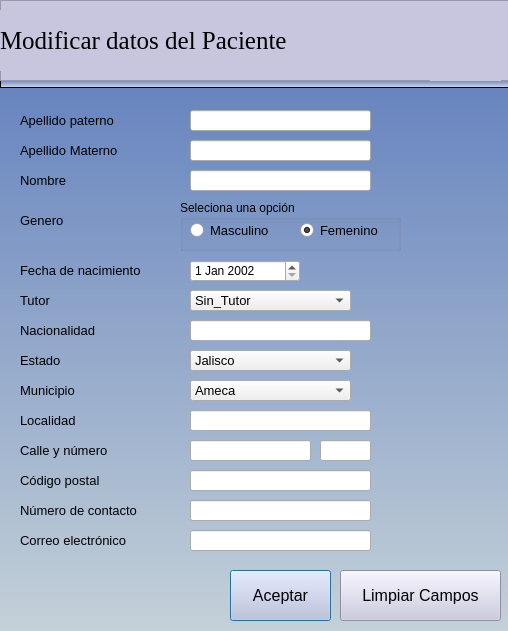
<?xml version="1.0" encoding="UTF-8"?>
<ui version="4.0">
 <class>EditarPaciente</class>
 <widget class="QDialog" name="EditarPaciente">
  <property name="geometry">
   <rect>
    <x>0</x>
    <y>0</y>
    <width>508</width>
    <height>631</height>
   </rect>
  </property>
  <property name="windowTitle">
   <string>Editar Terapeuta</string>
  </property>
  <property name="windowIcon">
   <iconset>
    <normaloff>:/images/terapeuta.png</normaloff>:/images/terapeuta.png</iconset>
  </property>
  <widget class="QLineEdit" name="leLocalidad">
   <property name="geometry">
    <rect>
     <x>190</x>
     <y>410</y>
     <width>181</width>
     <height>21</height>
    </rect>
   </property>
   <property name="font">
    <font>
     <pointsize>10</pointsize>
    </font>
   </property>
   <property name="maxLength">
    <number>28</number>
   </property>
  </widget>
  <widget class="QLabel" name="label_16">
   <property name="geometry">
    <rect>
     <x>20</x>
     <y>530</y>
     <width>141</width>
     <height>21</height>
    </rect>
   </property>
   <property name="font">
    <font>
     <pointsize>10</pointsize>
    </font>
   </property>
   <property name="text">
    <string>Correo electrónico</string>
   </property>
  </widget>
  <widget class="QComboBox" name="cbEstado">
   <property name="geometry">
    <rect>
     <x>190</x>
     <y>350</y>
     <width>161</width>
     <height>21</height>
    </rect>
   </property>
   <property name="font">
    <font>
     <pointsize>10</pointsize>
    </font>
   </property>
   <item>
    <property name="text">
     <string>Jalisco</string>
    </property>
   </item>
  </widget>
  <widget class="QLineEdit" name="leApeMaterno">
   <property name="geometry">
    <rect>
     <x>190</x>
     <y>140</y>
     <width>181</width>
     <height>21</height>
    </rect>
   </property>
   <property name="font">
    <font>
     <pointsize>10</pointsize>
    </font>
   </property>
   <property name="maxLength">
    <number>28</number>
   </property>
  </widget>
  <widget class="QLineEdit" name="leCalle">
   <property name="geometry">
    <rect>
     <x>190</x>
     <y>440</y>
     <width>121</width>
     <height>21</height>
    </rect>
   </property>
   <property name="font">
    <font>
     <pointsize>10</pointsize>
    </font>
   </property>
   <property name="maxLength">
    <number>30</number>
   </property>
  </widget>
  <widget class="QLabel" name="label_6">
   <property name="geometry">
    <rect>
     <x>20</x>
     <y>230</y>
     <width>131</width>
     <height>21</height>
    </rect>
   </property>
   <property name="font">
    <font>
     <pointsize>10</pointsize>
    </font>
   </property>
   <property name="text">
    <string/>
   </property>
  </widget>
  <widget class="QLabel" name="label_10">
   <property name="geometry">
    <rect>
     <x>20</x>
     <y>410</y>
     <width>121</width>
     <height>21</height>
    </rect>
   </property>
   <property name="font">
    <font>
     <pointsize>10</pointsize>
    </font>
   </property>
   <property name="text">
    <string>Localidad</string>
   </property>
  </widget>
  <widget class="QLabel" name="label_4">
   <property name="geometry">
    <rect>
     <x>20</x>
     <y>170</y>
     <width>101</width>
     <height>21</height>
    </rect>
   </property>
   <property name="font">
    <font>
     <pointsize>10</pointsize>
    </font>
   </property>
   <property name="text">
    <string>Nombre</string>
   </property>
  </widget>
  <widget class="QLineEdit" name="leNacionalidad">
   <property name="geometry">
    <rect>
     <x>190</x>
     <y>320</y>
     <width>181</width>
     <height>21</height>
    </rect>
   </property>
   <property name="font">
    <font>
     <pointsize>10</pointsize>
    </font>
   </property>
   <property name="maxLength">
    <number>28</number>
   </property>
  </widget>
  <widget class="QLabel" name="label_5">
   <property name="geometry">
    <rect>
     <x>20</x>
     <y>260</y>
     <width>161</width>
     <height>21</height>
    </rect>
   </property>
   <property name="font">
    <font>
     <pointsize>10</pointsize>
    </font>
   </property>
   <property name="text">
    <string>Fecha de nacimiento</string>
   </property>
  </widget>
  <widget class="QLineEdit" name="leCorreoElectronico">
   <property name="geometry">
    <rect>
     <x>190</x>
     <y>530</y>
     <width>181</width>
     <height>21</height>
    </rect>
   </property>
   <property name="font">
    <font>
     <pointsize>10</pointsize>
    </font>
   </property>
   <property name="text">
    <string/>
   </property>
   <property name="maxLength">
    <number>30</number>
   </property>
  </widget>
  <widget class="QLabel" name="label_13">
   <property name="geometry">
    <rect>
     <x>20</x>
     <y>470</y>
     <width>121</width>
     <height>21</height>
    </rect>
   </property>
   <property name="font">
    <font>
     <pointsize>10</pointsize>
    </font>
   </property>
   <property name="text">
    <string>Código postal</string>
   </property>
  </widget>
  <widget class="QLabel" name="label_17">
   <property name="geometry">
    <rect>
     <x>20</x>
     <y>530</y>
     <width>121</width>
     <height>21</height>
    </rect>
   </property>
   <property name="font">
    <font>
     <pointsize>10</pointsize>
    </font>
   </property>
   <property name="text">
    <string/>
   </property>
  </widget>
  <widget class="QComboBox" name="cbMunicipio">
   <property name="geometry">
    <rect>
     <x>190</x>
     <y>380</y>
     <width>161</width>
     <height>21</height>
    </rect>
   </property>
   <property name="font">
    <font>
     <pointsize>10</pointsize>
    </font>
   </property>
   <item>
    <property name="text">
     <string>Ameca</string>
    </property>
   </item>
  </widget>
  <widget class="QLabel" name="label_11">
   <property name="geometry">
    <rect>
     <x>20</x>
     <y>440</y>
     <width>121</width>
     <height>21</height>
    </rect>
   </property>
   <property name="font">
    <font>
     <pointsize>10</pointsize>
    </font>
   </property>
   <property name="text">
    <string>Calle y número</string>
   </property>
  </widget>
  <widget class="QLineEdit" name="leCodigoPostal">
   <property name="geometry">
    <rect>
     <x>190</x>
     <y>470</y>
     <width>181</width>
     <height>21</height>
    </rect>
   </property>
   <property name="font">
    <font>
     <pointsize>10</pointsize>
    </font>
   </property>
   <property name="maxLength">
    <number>5</number>
   </property>
  </widget>
  <widget class="QLabel" name="label_18">
   <property name="geometry">
    <rect>
     <x>20</x>
     <y>320</y>
     <width>121</width>
     <height>21</height>
    </rect>
   </property>
   <property name="font">
    <font>
     <pointsize>10</pointsize>
    </font>
   </property>
   <property name="text">
    <string>Nacionalidad</string>
   </property>
  </widget>
  <widget class="QLabel" name="label_9">
   <property name="geometry">
    <rect>
     <x>20</x>
     <y>350</y>
     <width>121</width>
     <height>21</height>
    </rect>
   </property>
   <property name="font">
    <font>
     <pointsize>10</pointsize>
    </font>
   </property>
   <property name="text">
    <string>Estado</string>
   </property>
  </widget>
  <widget class="QLineEdit" name="leNombre">
   <property name="geometry">
    <rect>
     <x>190</x>
     <y>170</y>
     <width>181</width>
     <height>21</height>
    </rect>
   </property>
   <property name="font">
    <font>
     <pointsize>10</pointsize>
    </font>
   </property>
   <property name="maxLength">
    <number>28</number>
   </property>
  </widget>
  <widget class="QLineEdit" name="leApePaterno">
   <property name="geometry">
    <rect>
     <x>190</x>
     <y>110</y>
     <width>181</width>
     <height>21</height>
    </rect>
   </property>
   <property name="font">
    <font>
     <pointsize>10</pointsize>
    </font>
   </property>
   <property name="maxLength">
    <number>28</number>
   </property>
  </widget>
  <widget class="QLabel" name="label_3">
   <property name="geometry">
    <rect>
     <x>20</x>
     <y>140</y>
     <width>131</width>
     <height>21</height>
    </rect>
   </property>
   <property name="font">
    <font>
     <pointsize>10</pointsize>
    </font>
   </property>
   <property name="text">
    <string>Apellido Materno</string>
   </property>
  </widget>
  <widget class="QLineEdit" name="leNumeroContacto">
   <property name="geometry">
    <rect>
     <x>190</x>
     <y>500</y>
     <width>181</width>
     <height>21</height>
    </rect>
   </property>
   <property name="font">
    <font>
     <pointsize>10</pointsize>
    </font>
   </property>
   <property name="maxLength">
    <number>10</number>
   </property>
  </widget>
  <widget class="QLabel" name="label_14">
   <property name="geometry">
    <rect>
     <x>20</x>
     <y>500</y>
     <width>151</width>
     <height>21</height>
    </rect>
   </property>
   <property name="font">
    <font>
     <pointsize>10</pointsize>
    </font>
   </property>
   <property name="text">
    <string>Número de contacto</string>
   </property>
  </widget>
  <widget class="QLabel" name="label_12">
   <property name="geometry">
    <rect>
     <x>20</x>
     <y>380</y>
     <width>121</width>
     <height>21</height>
    </rect>
   </property>
   <property name="font">
    <font>
     <pointsize>10</pointsize>
    </font>
   </property>
   <property name="text">
    <string>Municipio</string>
   </property>
  </widget>
  <widget class="QLabel" name="label_15">
   <property name="geometry">
    <rect>
     <x>20</x>
     <y>210</y>
     <width>121</width>
     <height>21</height>
    </rect>
   </property>
   <property name="font">
    <font>
     <pointsize>10</pointsize>
    </font>
   </property>
   <property name="text">
    <string>Genero</string>
   </property>
  </widget>
  <widget class="QLabel" name="label_2">
   <property name="geometry">
    <rect>
     <x>20</x>
     <y>110</y>
     <width>131</width>
     <height>21</height>
    </rect>
   </property>
   <property name="font">
    <font>
     <pointsize>10</pointsize>
    </font>
   </property>
   <property name="text">
    <string>Apellido paterno</string>
   </property>
  </widget>
  <widget class="QLineEdit" name="leNumero">
   <property name="geometry">
    <rect>
     <x>320</x>
     <y>440</y>
     <width>51</width>
     <height>21</height>
    </rect>
   </property>
   <property name="maxLength">
    <number>4</number>
   </property>
  </widget>
  <widget class="QPushButton" name="btnAceptar">
   <property name="geometry">
    <rect>
     <x>230</x>
     <y>570</y>
     <width>101</width>
     <height>51</height>
    </rect>
   </property>
   <property name="font">
    <font>
     <pointsize>12</pointsize>
    </font>
   </property>
   <property name="styleSheet">
    <string notr="true">background-color: rgb(180, 255, 199);
background-color: rgb(200, 198, 223);</string>
   </property>
   <property name="text">
    <string>Aceptar</string>
   </property>
  </widget>
  <widget class="QPushButton" name="btnCancelar">
   <property name="geometry">
    <rect>
     <x>340</x>
     <y>570</y>
     <width>161</width>
     <height>51</height>
    </rect>
   </property>
   <property name="font">
    <font>
     <pointsize>12</pointsize>
    </font>
   </property>
   <property name="styleSheet">
    <string notr="true">background-color: rgb(180, 255, 199);
background-color: rgb(200, 198, 223);</string>
   </property>
   <property name="text">
    <string>Limpiar Campos</string>
   </property>
  </widget>
  <widget class="QGroupBox" name="groupBox">
   <property name="geometry">
    <rect>
     <x>180</x>
     <y>200</y>
     <width>221</width>
     <height>51</height>
    </rect>
   </property>
   <property name="title">
    <string>Seleciona una opción</string>
   </property>
   <widget class="QRadioButton" name="rbFemenino">
    <property name="geometry">
     <rect>
      <x>120</x>
      <y>20</y>
      <width>101</width>
      <height>20</height>
     </rect>
    </property>
    <property name="font">
     <font>
      <pointsize>10</pointsize>
     </font>
    </property>
    <property name="text">
     <string>Femenino</string>
    </property>
    <property name="checked">
     <bool>true</bool>
    </property>
   </widget>
   <widget class="QRadioButton" name="rbMasculino">
    <property name="geometry">
     <rect>
      <x>10</x>
      <y>20</y>
      <width>111</width>
      <height>20</height>
     </rect>
    </property>
    <property name="font">
     <font>
      <pointsize>10</pointsize>
     </font>
    </property>
    <property name="text">
     <string>Masculino</string>
    </property>
    <property name="checked">
     <bool>false</bool>
    </property>
   </widget>
  </widget>
  <widget class="QDateEdit" name="dateEdit">
   <property name="geometry">
    <rect>
     <x>190</x>
     <y>260</y>
     <width>110</width>
     <height>22</height>
    </rect>
   </property>
   <property name="dateTime">
    <datetime>
     <hour>0</hour>
     <minute>0</minute>
     <second>0</second>
     <year>2002</year>
     <month>1</month>
     <day>1</day>
    </datetime>
   </property>
  </widget>
  <widget class="QFrame" name="frame_2">
   <property name="geometry">
    <rect>
     <x>0</x>
     <y>80</y>
     <width>521</width>
     <height>8</height>
    </rect>
   </property>
   <property name="maximumSize">
    <size>
     <width>16777215</width>
     <height>8</height>
    </size>
   </property>
   <property name="styleSheet">
    <string notr="true">background-color: qlineargradient(spread:pad, x1:0, y1:1, x2:0, y2:0, stop:0 rgba(214, 225, 229), stop:1 rgba(109, 130, 198));
</string>
   </property>
   <property name="frameShape">
    <enum>QFrame::StyledPanel</enum>
   </property>
   <property name="frameShadow">
    <enum>QFrame::Raised</enum>
   </property>
  </widget>
  <widget class="QFrame" name="frame">
   <property name="geometry">
    <rect>
     <x>0</x>
     <y>0</y>
     <width>521</width>
     <height>81</height>
    </rect>
   </property>
   <property name="styleSheet">
    <string notr="true">background-color: rgb(200, 198, 223);</string>
   </property>
   <property name="frameShape">
    <enum>QFrame::StyledPanel</enum>
   </property>
   <property name="frameShadow">
    <enum>QFrame::Raised</enum>
   </property>
   <widget class="QLabel" name="label_8">
    <property name="geometry">
     <rect>
      <x>0</x>
      <y>10</y>
      <width>401</width>
      <height>61</height>
     </rect>
    </property>
    <property name="font">
     <font>
      <family>Times New Roman</family>
      <pointsize>19</pointsize>
      <weight>9</weight>
      <italic>false</italic>
      <bold>false</bold>
     </font>
    </property>
    <property name="styleSheet">
     <string notr="true">
font: 75 19pt &quot;Times New Roman&quot;;</string>
    </property>
    <property name="text">
     <string>Modificar datos del Paciente</string>
    </property>
   </widget>
   <widget class="QLabel" name="label_23">
    <property name="geometry">
     <rect>
      <x>430</x>
      <y>10</y>
      <width>71</width>
      <height>71</height>
     </rect>
    </property>
    <property name="font">
     <font>
      <pointsize>10</pointsize>
     </font>
    </property>
    <property name="styleSheet">
     <string notr="true">image: url(:/newPrefix/paciente.png);</string>
    </property>
    <property name="text">
     <string/>
    </property>
   </widget>
  </widget>
  <widget class="QLabel" name="label_25">
   <property name="geometry">
    <rect>
     <x>0</x>
     <y>70</y>
     <width>531</width>
     <height>641</height>
    </rect>
   </property>
   <property name="minimumSize">
    <size>
     <width>100</width>
     <height>100</height>
    </size>
   </property>
   <property name="styleSheet">
    <string notr="true">background-color: qlineargradient(spread:pad, x1:0, y1:1, x2:0, y2:0, stop:0 rgba(210, 220, 220), stop:1 rgba(100, 130, 190));

</string>
   </property>
   <property name="text">
    <string/>
   </property>
  </widget>
  <widget class="QLabel" name="label_19">
   <property name="geometry">
    <rect>
     <x>20</x>
     <y>290</y>
     <width>141</width>
     <height>21</height>
    </rect>
   </property>
   <property name="font">
    <font>
     <pointsize>10</pointsize>
    </font>
   </property>
   <property name="text">
    <string>Tutor</string>
   </property>
  </widget>
  <widget class="QComboBox" name="cbEstado_2">
   <property name="geometry">
    <rect>
     <x>190</x>
     <y>290</y>
     <width>161</width>
     <height>21</height>
    </rect>
   </property>
   <property name="font">
    <font>
     <pointsize>10</pointsize>
    </font>
   </property>
   <item>
    <property name="text">
     <string>Sin_Tutor</string>
    </property>
   </item>
  </widget>
  <zorder>label_25</zorder>
  <zorder>leLocalidad</zorder>
  <zorder>label_16</zorder>
  <zorder>cbEstado</zorder>
  <zorder>leApeMaterno</zorder>
  <zorder>leCalle</zorder>
  <zorder>label_6</zorder>
  <zorder>label_10</zorder>
  <zorder>label_4</zorder>
  <zorder>leNacionalidad</zorder>
  <zorder>label_5</zorder>
  <zorder>leCorreoElectronico</zorder>
  <zorder>label_13</zorder>
  <zorder>label_17</zorder>
  <zorder>cbMunicipio</zorder>
  <zorder>label_11</zorder>
  <zorder>leCodigoPostal</zorder>
  <zorder>label_18</zorder>
  <zorder>label_9</zorder>
  <zorder>leNombre</zorder>
  <zorder>leApePaterno</zorder>
  <zorder>label_3</zorder>
  <zorder>leNumeroContacto</zorder>
  <zorder>label_14</zorder>
  <zorder>label_12</zorder>
  <zorder>label_15</zorder>
  <zorder>label_2</zorder>
  <zorder>leNumero</zorder>
  <zorder>btnAceptar</zorder>
  <zorder>btnCancelar</zorder>
  <zorder>groupBox</zorder>
  <zorder>dateEdit</zorder>
  <zorder>frame_2</zorder>
  <zorder>frame</zorder>
  <zorder>label_19</zorder>
  <zorder>cbEstado_2</zorder>
 </widget>
 <resources>
  <include location="images/image.qrc"/>
 </resources>
 <connections/>
</ui>
